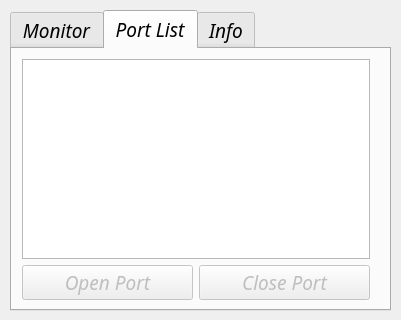
<?xml version="1.0" encoding="UTF-8"?>
<ui version="4.0">
 <class>Dialog</class>
 <widget class="QDialog" name="Dialog">
  <property name="geometry">
   <rect>
    <x>0</x>
    <y>0</y>
    <width>401</width>
    <height>320</height>
   </rect>
  </property>
  <property name="font">
   <font>
    <family>Purisa</family>
    <pointsize>14</pointsize>
    <italic>true</italic>
   </font>
  </property>
  <property name="windowTitle">
   <string>Arduino Thermometer</string>
  </property>
  <widget class="QTabWidget" name="tabWidget">
   <property name="geometry">
    <rect>
     <x>10</x>
     <y>10</y>
     <width>381</width>
     <height>301</height>
    </rect>
   </property>
   <property name="currentIndex">
    <number>1</number>
   </property>
   <widget class="QWidget" name="tab">
    <attribute name="title">
     <string>Monitor</string>
    </attribute>
    <widget class="QWidget" name="verticalLayoutWidget">
     <property name="geometry">
      <rect>
       <x>10</x>
       <y>110</y>
       <width>361</width>
       <height>101</height>
      </rect>
     </property>
     <layout class="QVBoxLayout" name="verticalLayout">
      <item>
       <widget class="Line" name="line">
        <property name="orientation">
         <enum>Qt::Horizontal</enum>
        </property>
       </widget>
      </item>
      <item>
       <widget class="QLabel" name="label_3">
        <property name="font">
         <font>
          <weight>75</weight>
          <bold>true</bold>
         </font>
        </property>
        <property name="text">
         <string>Output File Name:</string>
        </property>
       </widget>
      </item>
      <item>
       <widget class="QTextEdit" name="filenameEdit">
        <property name="minimumSize">
         <size>
          <width>0</width>
          <height>45</height>
         </size>
        </property>
        <property name="maximumSize">
         <size>
          <width>16777215</width>
          <height>45</height>
         </size>
        </property>
        <property name="html">
         <string>&lt;!DOCTYPE HTML PUBLIC &quot;-//W3C//DTD HTML 4.0//EN&quot; &quot;http://www.w3.org/TR/REC-html40/strict.dtd&quot;&gt;
&lt;html&gt;&lt;head&gt;&lt;meta name=&quot;qrichtext&quot; content=&quot;1&quot; /&gt;&lt;style type=&quot;text/css&quot;&gt;
p, li { white-space: pre-wrap; }
&lt;/style&gt;&lt;/head&gt;&lt;body style=&quot; font-family:'Purisa'; font-size:14pt; font-weight:400; font-style:italic;&quot;&gt;
&lt;p style=&quot; margin-top:0px; margin-bottom:0px; margin-left:0px; margin-right:0px; -qt-block-indent:0; text-indent:0px;&quot;&gt;output.dat&lt;/p&gt;&lt;/body&gt;&lt;/html&gt;</string>
        </property>
       </widget>
      </item>
     </layout>
    </widget>
    <widget class="QWidget" name="formLayoutWidget">
     <property name="geometry">
      <rect>
       <x>10</x>
       <y>10</y>
       <width>361</width>
       <height>101</height>
      </rect>
     </property>
     <layout class="QFormLayout" name="formLayout">
      <property name="fieldGrowthPolicy">
       <enum>QFormLayout::AllNonFixedFieldsGrow</enum>
      </property>
      <property name="labelAlignment">
       <set>Qt::AlignCenter</set>
      </property>
      <item row="0" column="0">
       <widget class="QLabel" name="label">
        <property name="text">
         <string>Current Temperature [°C]</string>
        </property>
       </widget>
      </item>
      <item row="0" column="1">
       <widget class="QTextEdit" name="temperatureEdit">
        <property name="sizePolicy">
         <sizepolicy hsizetype="Minimum" vsizetype="Minimum">
          <horstretch>0</horstretch>
          <verstretch>0</verstretch>
         </sizepolicy>
        </property>
        <property name="maximumSize">
         <size>
          <width>75</width>
          <height>46</height>
         </size>
        </property>
        <property name="frameShape">
         <enum>QFrame::StyledPanel</enum>
        </property>
        <property name="frameShadow">
         <enum>QFrame::Sunken</enum>
        </property>
        <property name="verticalScrollBarPolicy">
         <enum>Qt::ScrollBarAlwaysOff</enum>
        </property>
        <property name="horizontalScrollBarPolicy">
         <enum>Qt::ScrollBarAlwaysOff</enum>
        </property>
        <property name="autoFormatting">
         <set>QTextEdit::AutoNone</set>
        </property>
        <property name="undoRedoEnabled">
         <bool>false</bool>
        </property>
        <property name="readOnly">
         <bool>true</bool>
        </property>
        <property name="html">
         <string>&lt;!DOCTYPE HTML PUBLIC &quot;-//W3C//DTD HTML 4.0//EN&quot; &quot;http://www.w3.org/TR/REC-html40/strict.dtd&quot;&gt;
&lt;html&gt;&lt;head&gt;&lt;meta name=&quot;qrichtext&quot; content=&quot;1&quot; /&gt;&lt;style type=&quot;text/css&quot;&gt;
p, li { white-space: pre-wrap; }
&lt;/style&gt;&lt;/head&gt;&lt;body style=&quot; font-family:'Purisa'; font-size:14pt; font-weight:400; font-style:italic;&quot;&gt;
&lt;p style=&quot; margin-top:0px; margin-bottom:0px; margin-left:0px; margin-right:0px; -qt-block-indent:0; text-indent:0px;&quot;&gt;25&lt;/p&gt;&lt;/body&gt;&lt;/html&gt;</string>
        </property>
        <property name="textInteractionFlags">
         <set>Qt::NoTextInteraction</set>
        </property>
       </widget>
      </item>
      <item row="1" column="0">
       <widget class="QLabel" name="label_2">
        <property name="text">
         <string>Sampling Interval [s]</string>
        </property>
       </widget>
      </item>
      <item row="1" column="1">
       <widget class="QSpinBox" name="Interval_spinBox">
        <property name="maximumSize">
         <size>
          <width>75</width>
          <height>46</height>
         </size>
        </property>
        <property name="alignment">
         <set>Qt::AlignCenter</set>
        </property>
        <property name="minimum">
         <number>1</number>
        </property>
        <property name="maximum">
         <number>100</number>
        </property>
       </widget>
      </item>
     </layout>
    </widget>
    <widget class="QWidget" name="horizontalLayoutWidget">
     <property name="geometry">
      <rect>
       <x>10</x>
       <y>210</y>
       <width>361</width>
       <height>43</height>
      </rect>
     </property>
     <layout class="QHBoxLayout" name="horizontalLayout">
      <item>
       <widget class="QPushButton" name="ApplyButton">
        <property name="enabled">
         <bool>false</bool>
        </property>
        <property name="font">
         <font>
          <family>Purisa</family>
          <pointsize>14</pointsize>
          <italic>false</italic>
         </font>
        </property>
        <property name="text">
         <string>Apply</string>
        </property>
       </widget>
      </item>
      <item>
       <widget class="QPushButton" name="StopButton">
        <property name="enabled">
         <bool>false</bool>
        </property>
        <property name="font">
         <font>
          <family>Purisa</family>
          <pointsize>14</pointsize>
          <weight>75</weight>
          <italic>false</italic>
          <bold>true</bold>
          <kerning>true</kerning>
         </font>
        </property>
        <property name="text">
         <string>Stop</string>
        </property>
       </widget>
      </item>
      <item>
       <widget class="QPushButton" name="RecordButton">
        <property name="font">
         <font>
          <family>Purisa</family>
          <weight>75</weight>
          <italic>false</italic>
          <bold>true</bold>
         </font>
        </property>
        <property name="text">
         <string>Record</string>
        </property>
       </widget>
      </item>
     </layout>
    </widget>
   </widget>
   <widget class="QWidget" name="tab_2">
    <attribute name="title">
     <string>Port List</string>
    </attribute>
    <widget class="QWidget" name="verticalLayoutWidget_2">
     <property name="geometry">
      <rect>
       <x>10</x>
       <y>10</y>
       <width>348</width>
       <height>241</height>
      </rect>
     </property>
     <layout class="QVBoxLayout" name="verticalLayout_2">
      <item>
       <widget class="QListWidget" name="portlist"/>
      </item>
      <item>
       <layout class="QHBoxLayout" name="horizontalLayout_2">
        <item>
         <widget class="QPushButton" name="openport">
          <property name="enabled">
           <bool>false</bool>
          </property>
          <property name="text">
           <string>Open Port</string>
          </property>
         </widget>
        </item>
        <item>
         <widget class="QPushButton" name="closeport">
          <property name="enabled">
           <bool>false</bool>
          </property>
          <property name="text">
           <string>Close Port</string>
          </property>
         </widget>
        </item>
       </layout>
      </item>
     </layout>
    </widget>
   </widget>
   <widget class="QWidget" name="tab_3">
    <attribute name="title">
     <string>Info</string>
    </attribute>
    <widget class="QWidget" name="verticalLayoutWidget_3">
     <property name="geometry">
      <rect>
       <x>10</x>
       <y>10</y>
       <width>361</width>
       <height>231</height>
      </rect>
     </property>
     <layout class="QVBoxLayout" name="verticalLayout_3">
      <item>
       <widget class="QLabel" name="label_5">
        <property name="text">
         <string>Version 1.0</string>
        </property>
        <property name="alignment">
         <set>Qt::AlignCenter</set>
        </property>
       </widget>
      </item>
      <item>
       <widget class="QLabel" name="label_6">
        <property name="text">
         <string>Author: Walter Oggioni</string>
        </property>
        <property name="alignment">
         <set>Qt::AlignCenter</set>
        </property>
       </widget>
      </item>
      <item>
       <widget class="QLabel" name="label_4">
        <property name="text">
         <string>oggio88@hotmail.it</string>
        </property>
        <property name="alignment">
         <set>Qt::AlignCenter</set>
        </property>
       </widget>
      </item>
     </layout>
    </widget>
   </widget>
  </widget>
 </widget>
 <tabstops>
  <tabstop>Interval_spinBox</tabstop>
  <tabstop>ApplyButton</tabstop>
  <tabstop>RecordButton</tabstop>
  <tabstop>StopButton</tabstop>
  <tabstop>temperatureEdit</tabstop>
 </tabstops>
 <resources/>
 <connections/>
</ui>
